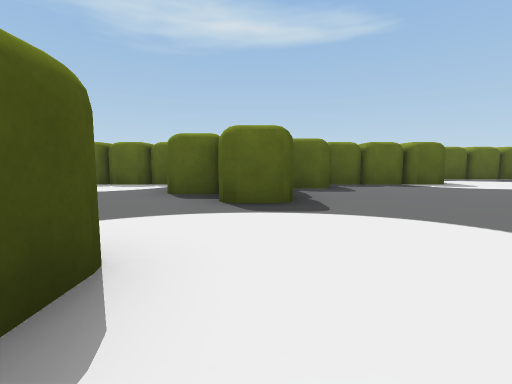
View 1 (above)

16 first-person views from a walk through a scene from a Unity 3-D project. The camera is 0.51 m above the floor, tilts 6° down and sees 85° across. The floor is counted in squares, 1 m on a side. Each view is taken from the middle of a square. On the plan, view 1 faces up. The plan holds only what a view shows up to about 9 squares ahead; the rest is blank.

View 2
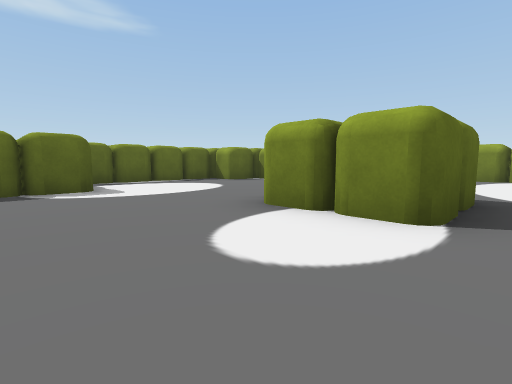

View 3
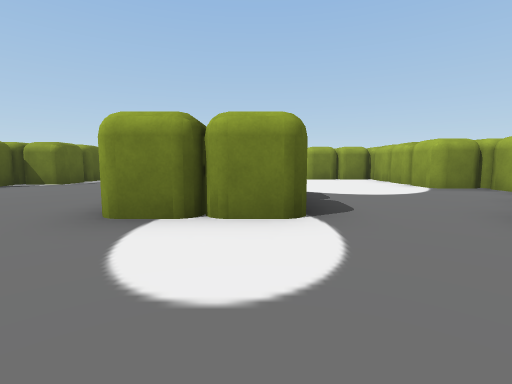

View 4
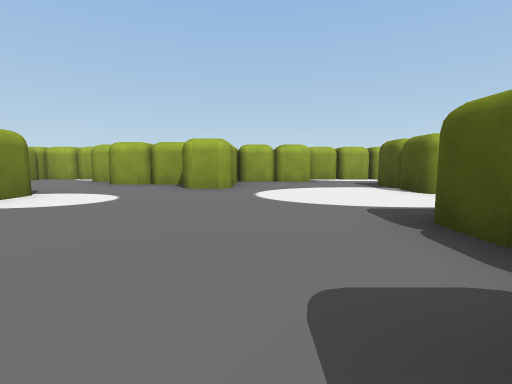

View 5
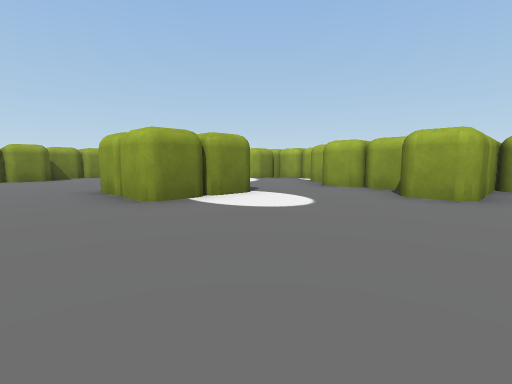

View 6
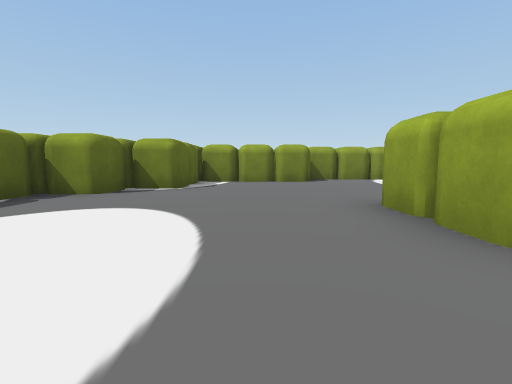

View 7
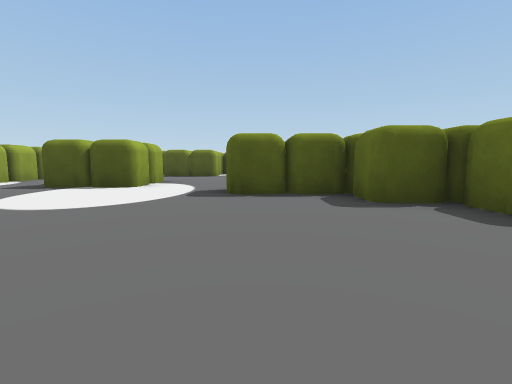

View 8
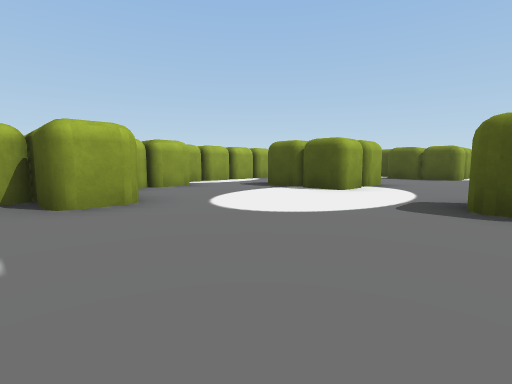

View 9
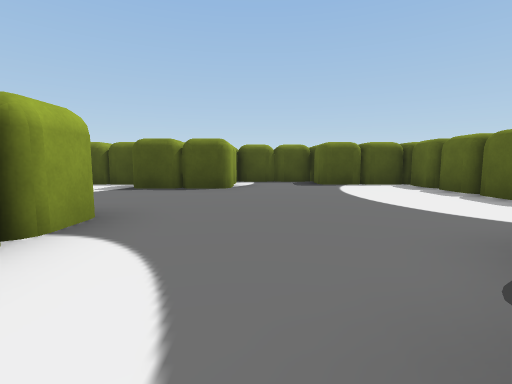

View 10
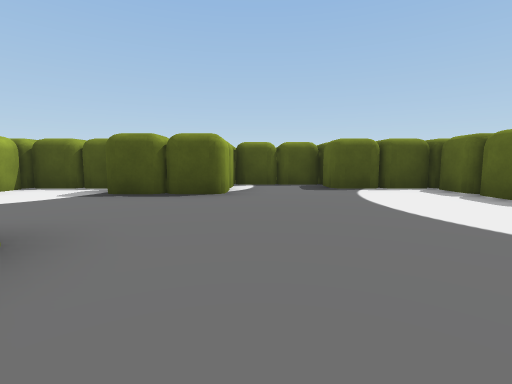

View 11
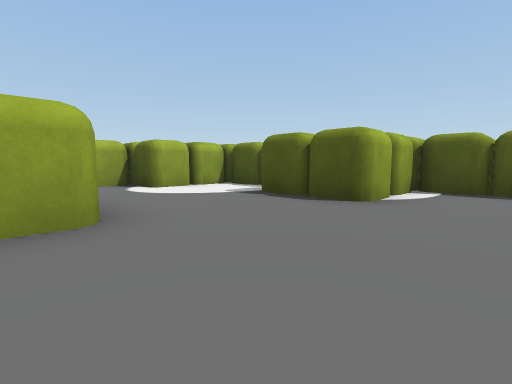

View 12
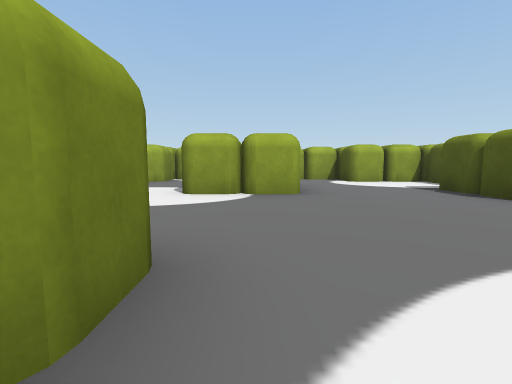

View 13
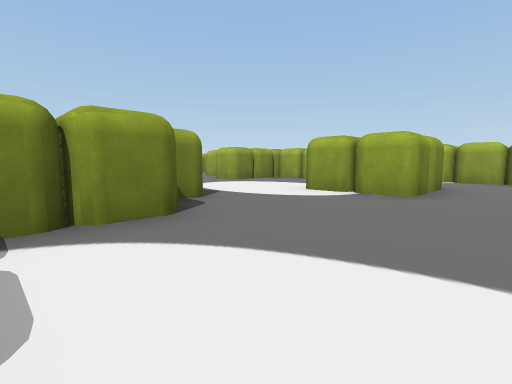

View 14
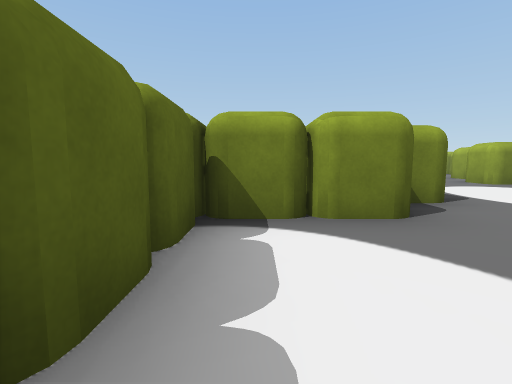

View 15
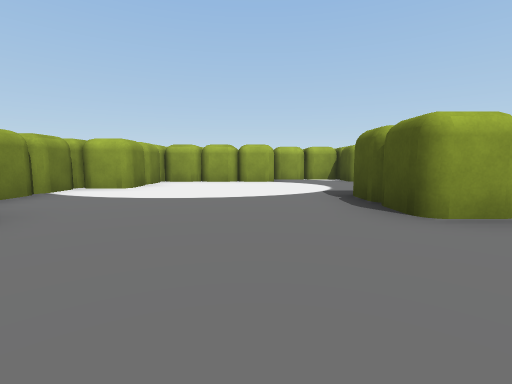

View 16
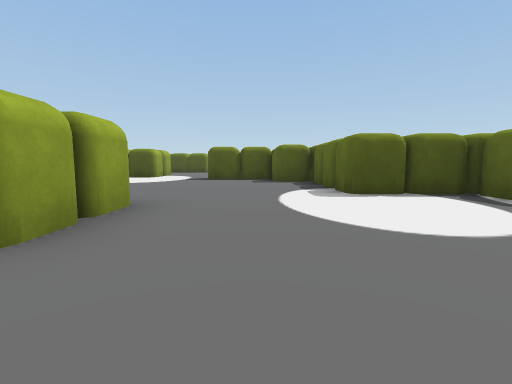

### Floor plan
Ten units are one square. View 1 is at (0, 0); x grows to the right and y downward. Boxes are objects, and circles mark ways between rooms. Rooms are numbered by the first view taken in them; rooms with no view inside come last. Other rooms are left out.
<svg viewBox="-84 -90 214 120">
<path fill="none" stroke="#000" d="M72 -15 55 -15 55 -35 75 -35 75 -18M36 5 52 5M4 -35 -2 -35M15 -64 15 -55 8 -55M25 12 25 -5 35 -5 35 2M65 18 65 25 85 25 85 15 115 15 115 -5 122 -5M5 -54 5 -38M85 -76 85 -85 45 -85 45 -65 18 -65M-8 -15 -8 2M92 -75 88 -75M115 -36 115 -62M112 -65 95 -65 95 -72M125 -8 125 -32M-25 25 5 25 5 15 22 15M-26 -15 -8 -15M-15 -46 -15 -62M-28 2 -28 -12M-5 -36 -5 -41M-6 -45 -12 -45M-65 -2 -65 12M-75 -44 -75 -28M-79 -25 -55 -25 -55 -8M-18 -65 -62 -65M-65 -64 -65 -45 -72 -45M-64 15 -45 15 -45 25 -25 25"/>
<circle cx="-15" cy="15" r="3" fill="#2a7"/>
<circle cx="-5" cy="-25" r="3" fill="#2a7"/>
<text x="50" y="-30">1</text>
<text x="-40" y="-30">2</text>
</svg>
Room 1 opens to room 2.

Where each view was taken, in squares from view 1:
view 1: 0 up, 0 right, facing up
view 2: 1 up, 3 right, facing up-right
view 3: 2 up, 3 right, facing right
view 4: 6 up, 2 right, facing down
view 5: 5 up, 2 right, facing down-right
view 6: 5 up, 4 right, facing right
view 7: 4 up, 5 right, facing left
view 8: 4 up, 4 right, facing down-left
view 9: 3 up, 0 right, facing left
view 10: 3 up, 1 left, facing left
view 11: 4 up, 2 left, facing down-left
view 12: 6 up, 2 left, facing down
view 13: 6 up, 4 left, facing down-right
view 14: 6 up, 4 left, facing right
view 15: 6 up, 9 right, facing down
view 16: 5 up, 9 right, facing left
